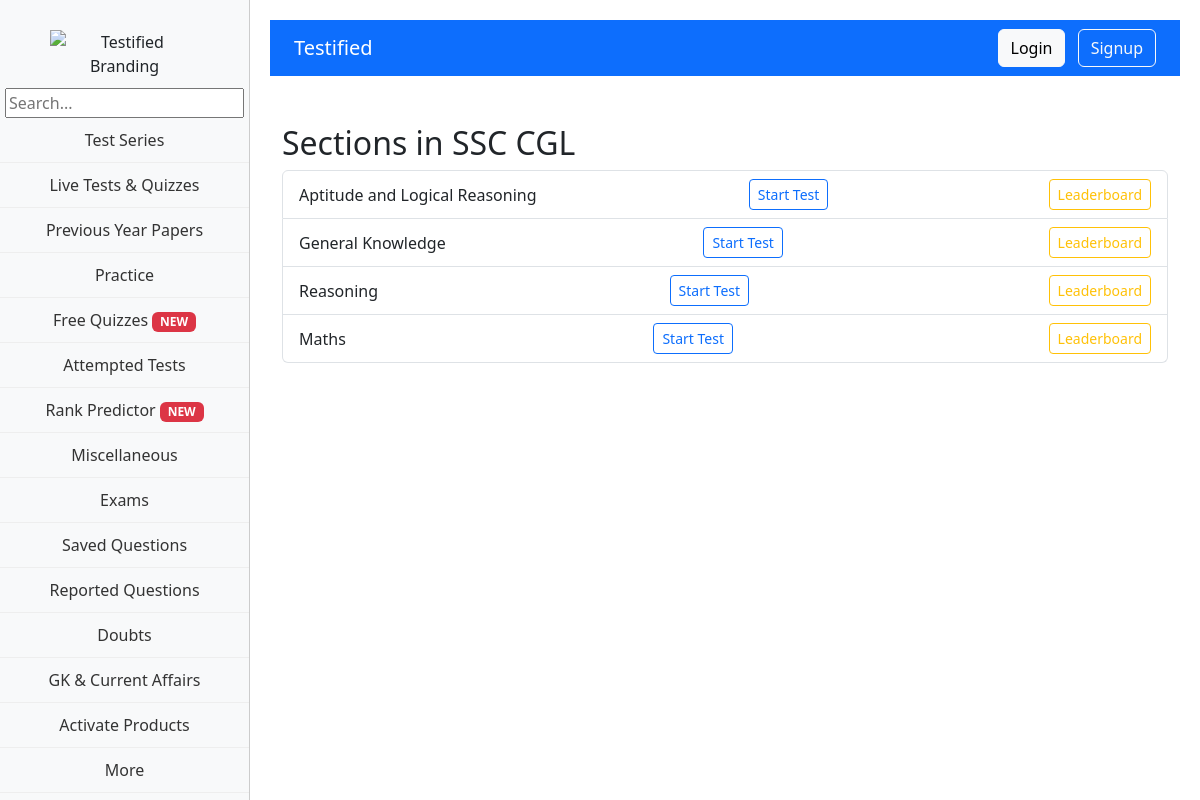
The app's page /exams/1/sections/ with its own data.
### homepage/models.py (models this page shows, shortened)
class Exam(models.Model):
    name = models.CharField(max_length=100)
    description = models.TextField()

class Section(models.Model):
    exam = models.ForeignKey(Exam, on_delete=models.CASCADE, related_name="sections")
    title = models.CharField(max_length=100)

### homepage/views.py (the view)
# urls.py: path("exams/<int:exam_id>/sections/", exam_sections, name="sections"),
def exam_sections(request, exam_id):
    exam = get_object_or_404(Exam, id=exam_id)
    sections = exam.sections.all()
    return render(
        request, "homepage/sections.html", {"exam": exam, "sections": sections}
    )

### homepage/templates/homepage/sections.html
{% extends 'base.html' %}
{% block content %}
<div class="container mt-5">
    <h2>Sections in {{ exam.name }}</h2>
    <ul class="list-group">
        {% for section in sections %}
        <li class="list-group-item d-flex justify-content-between align-items-center">
            {{ section.title }}
            <a href="{% url 'homepage:start_test' section.id %}" class="btn btn-sm btn-outline-primary">
                Start Test
            </a>
            <a href="{% url 'homepage:leaderboard' section.id %}"
                class="btn btn-sm btn-outline-warning ms-2">Leaderboard</a>
        </li>
        {% endfor %}
    </ul>
</div>
{% endblock %}

### homepage/static/css/home.css (style rules this page uses)
body { background-color: #f5f8ff; }
h2 { color: #004aad; }

### homepage/templates/base.html (style rules this page uses)
body { display: flex; flex-direction: column; }

### records on screen
Exam: name "SSC CGL"
Section: title "Aptitude and Logical Reasoning"
Section: title "General Knowledge"
Section: title "Reasoning"
Section: title "Maths"
